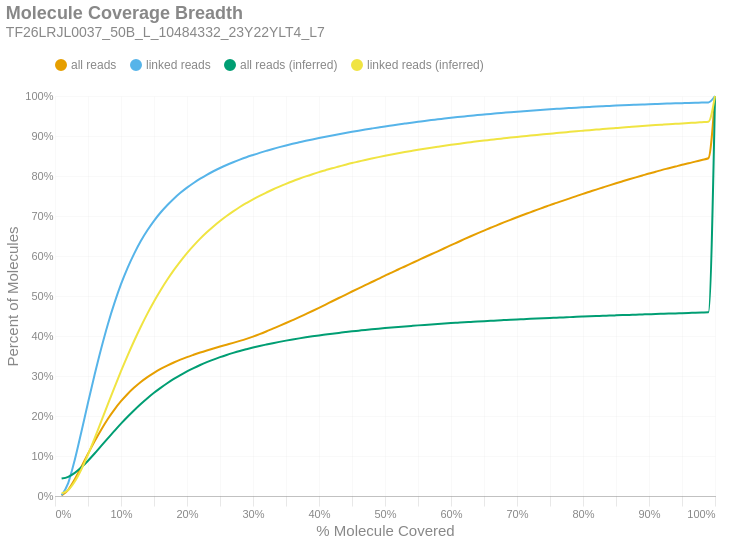

The notebook cell saved with this chart:
### Markdown cell above
### Molecule Read Coverage
This chart shows molecule coverage breadth as computed by the number of bases aligned to that molecule. In other words, "*how much of each unique long molecule is actually sequenced/aligned?*" Keep in mind there is a distinction between sequences and alignments, since some sequences belonging to a particular molecule may not align well and wouldn't appear in the alignment data. This chart also shows molecule coverage breadth as computed by the *inferred fragment* from which the aligned sequences originate. Unlike read coverage, this calculation takes into account the total insert size, including unsequenced gaps between the forward and reverse reads. Like the previous figures, these are cumulative percents.

### Code cell
if SKIPLR:
    print_html(f"Skipped")
else:
    binned_df = consolidated_hist(valids['coverage_bp'], mask, 0.01, True)
    binned_df_inf = consolidated_hist(valids['coverage_inserts'], mask, 0.01, True)
    binned_df = binned_df.with_columns(pl.lit(binned_df_inf['all reads (cumsum)']).alias('all reads (inferred)'))
    binned_df = binned_df.with_columns(pl.lit(binned_df_inf['linked reads (cumsum)']).alias('linked reads (inferred)'))
    binned_df = binned_df.with_columns(
        (pl.col('bin').cast(pl.Float64) + 0.01).alias('right_edge')
    )

    with SafeRender(binned_df):
        (
            density_plot(binned_df, 'Molecule Coverage Breadth', samplename, 'molcov', ['all reads (inferred)','linked reads (inferred)'])
            .encode(
                #x=alt.X('bin:Q', title="% Molecule Covered").axis(format = '%').scale(padding=0),
                x=alt.X('right_edge:Q', title="% Molecule Covered").axis(format='%').scale(padding=0),
                y=alt.Y('value:Q', title='Percent of Molecules')
                    .axis(format='%')
                    .stack(False)
                    .scale(domainMin=0, padding=0),
                color=alt.Color("key:N").scale(domain = ["all reads", "linked reads", "all reads (inferred)", "linked reads (inferred)"]),
                tooltip = [
                    alt.Tooltip("key:N", title = "Data Type"),
                    alt.Tooltip("range_label:N", title="% Molecule Covered"),
                    alt.Tooltip("value:Q", format = ".2%", title="% Molecules")
                ]
            )
        ).display()

### Figure 1 — Vega-Lite specification as saved in the notebook (floating-point values rounded to 4 significant figures)
{"width": "container", "height": 400, "config": {"title": {"anchor": "start", "dy": -15, "fontSize": 18, "color": "#888888", "subtitleColor": "#888888", "subtitleFontSize": 14}, "arc": {"fill": "#0072B2"}, "axis": {"domainColor": "#888888", "domainWidth": 0.5, "gridWidth": 0.2, "grid": false, "titleFontWeight": 400, "titleFontSize": 15, "labelFontSize": 11, "labelColor": "#888888", "tickColor": "#888888", "tickWidth": 0.2, "titleColor": "#888888"}, "axisBand": {"grid": false}, "axisX": {"grid": true, "tickSize": 10, "domainCap": "round"}, "axisY": {"domain": false, "grid": true, "tickSize": 0, "domainCap": "round"}, "background": "transparent", "header": {"labelFontSize": 15, "labelColor": "#888888", "titleFontSize": 15, "titleFontWeight": 600, "titleColor": "#888888"}, "legend": {"labelFont": "sans-serif", "labelFontSize": 12, "labelColor": "#888888", "symbolSize": 100, "symbolType": "circle", "titleFontSize": 12, "titlePadding": 10, "titleColor": "#888888", "title": null, "orient": "top"}, "range": {"category": ["#E69F00", "#56B4E9", "#009E73", "#F0E442", "#0072B2", "#D55E00", "#CC79A7", "#000000"], "diverging": ["#cfe8f3", "#a2d4ec", "#73bfe2", "#46abdb", "#1696d2", "#12719e"]}, "area": {"fill": "#0072B2", "fillOpacity": 0.7, "line": true, "strokeOpacity": 0.7}, "line": {"color": "#0072B2", "stroke": "#0072B2", "strokeWidth": 2}, "trail": {"color": "#0072B2", "stroke": "#0072B2", "strokeWidth": 0, "size": 1}, "point": {"filled": true, "fillOpacity": 1.0, "size": 95}, "text": {"color": "#888888", "fontSize": 11, "align": "right", "fontWeight": 400, "size": 11}, "bar": {"fill": "#0072B2", "stroke": null}, "view": {"stroke": null, "continuousWidth": 660, "continuousHeight": 400}}, "data": {"name": "data-8d6f22c2dcd47e02ef6384de18edeb45"}, "mark": {"type": "line", "interpolate": "monotone", "point": {"opacity": 0, "size": 275}}, "encoding": {"color": {"field": "key", "scale": {"domain": ["all reads", "linked reads", "all reads (inferred)", "linked reads (inferred)"]}, "type": "nominal"}, "tooltip": [{"field": "key", "title": "Data Type", "type": "nominal"}, {"field": "range_label", "title": "% Molecule Covered", "type": "nominal"}, {"field": "value", "format": ".2%", "title": "% Molecules", "type": "quantitative"}], "x": {"axis": {"format": "%"}, "field": "right_edge", "scale": {"padding": 0}, "title": "% Molecule Covered", "type": "quantitative"}, "y": {"axis": {"format": "%"}, "field": "value", "scale": {"domainMin": 0, "padding": 0}, "stack": false, "title": "Percent of Molecules", "type": "quantitative"}}, "params": [{"name": "param_c36ac31b6afebe62", "select": {"type": "point", "fields": ["key"]}, "bind": "legend"}], "title": {"text": "Molecule Coverage Breadth", "subtitle": "TF26LRJL0037_50B_L_10484332_23Y22YLT4_L7"}, "transform": [{"fold": ["all reads (cumsum)", "linked reads (cumsum)", "all reads (inferred)", "linked reads (inferred)"]}, {"calculate": "replace(datum.key, ' (cumsum)', '')", "as": "key"}, {"filter": {"param": "param_c36ac31b6afebe62"}}], "usermeta": {"embedOptions": {"downloadFileName": "TF26LRJL0037_50B_L_10484332_23Y22YLT4_L7.molcov"}}, "$schema": "https://vega.github.io/schema/vega-lite/v6.4.1.json", "datasets": {"data-8d6f22c2dcd47e02ef6384de18edeb45": [{"bin": "0.0", "interval": "0.0-0.01", "all reads": 0.00117, "linked reads": 0.001886, "all reads (cumsum)": 0.00117, "linked reads (cumsum)": 0.001886, "range_label": "0.0-0.01", "all reads (inferred)": 0.04353, "linked reads (inferred)": 0.006502, "right_edge": 0.01}, {"bin": "0.01", "interval": "0.01-0.02", "all reads": 0.01442, "linked reads": 0.0305, "all reads (cumsum)": 0.01559, "linked reads (cumsum)": 0.03239, "range_label": "0.01-0.02", "all reads (inferred)": 0.04793, "linked reads (inferred)": 0.01496, "right_edge": 0.02}, {"bin": "0.02", "interval": "0.02-0.03", "all reads": 0.02647, "linked reads": 0.05828, "all reads (cumsum)": 0.04206, "linked reads (cumsum)": 0.09067, "range_label": "0.02-0.03", "all reads (inferred)": 0.05784, "linked reads (inferred)": 0.03624, "right_edge": 0.03}, {"bin": "0.03", "interval": "0.03-0.04", "all reads": 0.03126, "linked reads": 0.06994, "all reads (cumsum)": 0.07332, "linked reads (cumsum)": 0.1606, "range_label": "0.03-0.04", "all reads (inferred)": 0.07177, "linked reads (inferred)": 0.06692, "right_edge": 0.04}, {"bin": "0.04", "interval": "0.04-0.05", "all reads": 0.0322, "linked reads": 0.07234, "all reads (cumsum)": 0.1055, "linked reads (cumsum)": 0.2329, "range_label": "0.04-0.05", "all reads (inferred)": 0.08822, "linked reads (inferred)": 0.1035, "right_edge": 0.05}, {"bin": "0.05", "interval": "0.05-0.06", "all reads": 0.03106, "linked reads": 0.07, "all reads (cumsum)": 0.1366, "linked reads (cumsum)": 0.3029, "range_label": "0.05-0.06", "all reads (inferred)": 0.1063, "linked reads (inferred)": 0.1439, "right_edge": 0.06}, {"bin": "0.06", "interval": "0.06-0.07", "all reads": 0.02914, "linked reads": 0.0658, "all reads (cumsum)": 0.1657, "linked reads (cumsum)": 0.3687, "range_label": "0.06-0.07", "all reads (inferred)": 0.1252, "linked reads (inferred)": 0.1865, "right_edge": 0.07}, {"bin": "0.07", "interval": "0.07-0.08", "all reads": 0.02668, "linked reads": 0.06023, "all reads (cumsum)": 0.1924, "linked reads (cumsum)": 0.429, "range_label": "0.07-0.08", "all reads (inferred)": 0.144, "linked reads (inferred)": 0.2289, "right_edge": 0.08}, {"bin": "0.08", "interval": "0.08-0.09", "all reads": 0.02363, "linked reads": 0.05326, "all reads (cumsum)": 0.216, "linked reads (cumsum)": 0.4822, "range_label": "0.08-0.09", "all reads (inferred)": 0.1627, "linked reads (inferred)": 0.2709, "right_edge": 0.09}, {"bin": "0.09", "interval": "0.09-0.1", "all reads": 0.02095, "linked reads": 0.04723, "all reads (cumsum)": 0.237, "linked reads (cumsum)": 0.5295, "range_label": "0.09-0.1", "all reads (inferred)": 0.1809, "linked reads (inferred)": 0.312, "right_edge": 0.1}, {"bin": "0.1", "interval": "0.1-0.11", "all reads": 0.01818, "linked reads": 0.04088, "all reads (cumsum)": 0.2552, "linked reads (cumsum)": 0.5703, "range_label": "0.1-0.11", "all reads (inferred)": 0.1981, "linked reads (inferred)": 0.351, "right_edge": 0.11}, {"bin": "0.11", "interval": "0.11-0.12", "all reads": 0.01586, "linked reads": 0.03556, "all reads (cumsum)": 0.271, "linked reads (cumsum)": 0.6059, "range_label": "0.11-0.12", "all reads (inferred)": 0.2146, "linked reads (inferred)": 0.3881, "right_edge": 0.12}, {"bin": "0.12", "interval": "0.12-0.13", "all reads": 0.01407, "linked reads": 0.03144, "all reads (cumsum)": 0.2851, "linked reads (cumsum)": 0.6373, "range_label": "0.12-0.13", "all reads (inferred)": 0.23, "linked reads (inferred)": 0.4231, "right_edge": 0.13}, {"bin": "0.13", "interval": "0.13-0.14", "all reads": 0.01215, "linked reads": 0.02692, "all reads (cumsum)": 0.2972, "linked reads (cumsum)": 0.6643, "range_label": "0.13-0.14", "all reads (inferred)": 0.2445, "linked reads (inferred)": 0.4559, "right_edge": 0.14}, {"bin": "0.14", "interval": "0.14-0.15", "all reads": 0.01082, "linked reads": 0.02371, "all reads (cumsum)": 0.3081, "linked reads (cumsum)": 0.688, "range_label": "0.14-0.15", "all reads (inferred)": 0.258, "linked reads (inferred)": 0.4864, "right_edge": 0.15}, {"bin": "0.15", "interval": "0.15-0.16", "all reads": 0.009502, "linked reads": 0.02075, "all reads (cumsum)": 0.3176, "linked reads (cumsum)": 0.7087, "range_label": "0.15-0.16", "all reads (inferred)": 0.2704, "linked reads (inferred)": 0.5145, "right_edge": 0.16}, {"bin": "0.16", "interval": "0.16-0.17", "all reads": 0.008468, "linked reads": 0.01816, "all reads (cumsum)": 0.326, "linked reads (cumsum)": 0.7269, "range_label": "0.16-0.17", "all reads (inferred)": 0.282, "linked reads (inferred)": 0.5406, "right_edge": 0.17}, {"bin": "0.17", "interval": "0.17-0.18", "all reads": 0.007775, "linked reads": 0.01646, "all reads (cumsum)": 0.3338, "linked reads (cumsum)": 0.7433, "range_label": "0.17-0.18", "all reads (inferred)": 0.2927, "linked reads (inferred)": 0.5648, "right_edge": 0.18}, {"bin": "0.18", "interval": "0.18-0.19", "all reads": 0.007035, "linked reads": 0.0146, "all reads (cumsum)": 0.3408, "linked reads (cumsum)": 0.7579, "range_label": "0.18-0.19", "all reads (inferred)": 0.3025, "linked reads (inferred)": 0.5868, "right_edge": 0.19}, {"bin": "0.19", "interval": "0.19-0.2", "all reads": 0.006429, "linked reads": 0.01306, "all reads (cumsum)": 0.3473, "linked reads (cumsum)": 0.771, "range_label": "0.19-0.2", "all reads (inferred)": 0.3116, "linked reads (inferred)": 0.6074, "right_edge": 0.2}, {"bin": "0.2", "interval": "0.2-0.21", "all reads": 0.005776, "linked reads": 0.01158, "all reads (cumsum)": 0.353, "linked reads (cumsum)": 0.7826, "range_label": "0.2-0.21", "all reads (inferred)": 0.3198, "linked reads (inferred)": 0.626, "right_edge": 0.21}, {"bin": "0.21", "interval": "0.21-0.22", "all reads": 0.005538, "linked reads": 0.01075, "all reads (cumsum)": 0.3586, "linked reads (cumsum)": 0.7933, "range_label": "0.21-0.22", "all reads (inferred)": 0.3275, "linked reads (inferred)": 0.6434, "right_edge": 0.22}, {"bin": "0.22", "interval": "0.22-0.23", "all reads": 0.005204, "linked reads": 0.009758, "all reads (cumsum)": 0.3638, "linked reads (cumsum)": 0.8031, "range_label": "0.22-0.23", "all reads (inferred)": 0.3345, "linked reads (inferred)": 0.6593, "right_edge": 0.23}, {"bin": "0.23", "interval": "0.23-0.24", "all reads": 0.004998, "linked reads": 0.008778, "all reads (cumsum)": 0.3688, "linked reads (cumsum)": 0.8119, "range_label": "0.23-0.24", "all reads (inferred)": 0.341, "linked reads (inferred)": 0.6739, "right_edge": 0.24}, {"bin": "0.24", "interval": "0.24-0.25", "all reads": 0.004895, "linked reads": 0.008202, "all reads (cumsum)": 0.3737, "linked reads (cumsum)": 0.8201, "range_label": "0.24-0.25", "all reads (inferred)": 0.3471, "linked reads (inferred)": 0.6875, "right_edge": 0.25}, {"bin": "0.25", "interval": "0.25-0.26", "all reads": 0.004622, "linked reads": 0.007485, "all reads (cumsum)": 0.3783, "linked reads (cumsum)": 0.8276, "range_label": "0.25-0.26", "all reads (inferred)": 0.3526, "linked reads (inferred)": 0.6999, "right_edge": 0.26}, {"bin": "0.26", "interval": "0.26-0.27", "all reads": 0.004599, "linked reads": 0.006863, "all reads (cumsum)": 0.3829, "linked reads (cumsum)": 0.8344, "range_label": "0.26-0.27", "all reads (inferred)": 0.3577, "linked reads (inferred)": 0.7115, "right_edge": 0.27}, {"bin": "0.27", "interval": "0.27-0.28", "all reads": 0.004887, "linked reads": 0.006516, "all reads (cumsum)": 0.3878, "linked reads (cumsum)": 0.8409, "range_label": "0.27-0.28", "all reads (inferred)": 0.3626, "linked reads (inferred)": 0.7224, "right_edge": 0.28}, {"bin": "0.28", "interval": "0.28-0.29", "all reads": 0.005133, "linked reads": 0.0061, "all reads (cumsum)": 0.3929, "linked reads (cumsum)": 0.847, "range_label": "0.28-0.29", "all reads (inferred)": 0.367, "linked reads (inferred)": 0.7323, "right_edge": 0.29}, {"bin": "0.29", "interval": "0.29-0.3", "all reads": 0.005542, "linked reads": 0.005543, "all reads (cumsum)": 0.3985, "linked reads (cumsum)": 0.8526, "range_label": "0.29-0.3", "all reads (inferred)": 0.3711, "linked reads (inferred)": 0.7416, "right_edge": 0.3}, {"bin": "0.3", "interval": "0.3-0.31", "all reads": 0.006202, "linked reads": 0.005344, "all reads (cumsum)": 0.4047, "linked reads (cumsum)": 0.8579, "range_label": "0.3-0.31", "all reads (inferred)": 0.375, "linked reads (inferred)": 0.7503, "right_edge": 0.31}, {"bin": "0.31", "interval": "0.31-0.32", "all reads": 0.006666, "linked reads": 0.004951, "all reads (cumsum)": 0.4113, "linked reads (cumsum)": 0.8629, "range_label": "0.31-0.32", "all reads (inferred)": 0.3786, "linked reads (inferred)": 0.7584, "right_edge": 0.32}, {"bin": "0.32", "interval": "0.32-0.33", "all reads": 0.007007, "linked reads": 0.004805, "all reads (cumsum)": 0.4183, "linked reads (cumsum)": 0.8677, "range_label": "0.32-0.33", "all reads (inferred)": 0.3821, "linked reads (inferred)": 0.7663, "right_edge": 0.33}, {"bin": "0.33", "interval": "0.33-0.34", "all reads": 0.006984, "linked reads": 0.004469, "all reads (cumsum)": 0.4253, "linked reads (cumsum)": 0.8721, "range_label": "0.33-0.34", "all reads (inferred)": 0.3853, "linked reads (inferred)": 0.7736, "right_edge": 0.34}, {"bin": "0.34", "interval": "0.34-0.35", "all reads": 0.007103, "linked reads": 0.004235, "all reads (cumsum)": 0.4324, "linked reads (cumsum)": 0.8764, "range_label": "0.34-0.35", "all reads (inferred)": 0.3884, "linked reads (inferred)": 0.7805, "right_edge": 0.35}, {"bin": "0.35", "interval": "0.35-0.36", "all reads": 0.007257, "linked reads": 0.004043, "all reads (cumsum)": 0.4397, "linked reads (cumsum)": 0.8804, "range_label": "0.35-0.36", "all reads (inferred)": 0.3913, "linked reads (inferred)": 0.787, "right_edge": 0.36}, {"bin": "0.36", "interval": "0.36-0.37", "all reads": 0.007376, "linked reads": 0.003784, "all reads (cumsum)": 0.4471, "linked reads (cumsum)": 0.8842, "range_label": "0.36-0.37", "all reads (inferred)": 0.3941, "linked reads (inferred)": 0.7931, "right_edge": 0.37}, {"bin": "0.37", "interval": "0.37-0.38", "all reads": 0.007677, "linked reads": 0.003734, "all reads (cumsum)": 0.4547, "linked reads (cumsum)": 0.8879, "range_label": "0.37-0.38", "all reads (inferred)": 0.3967, "linked reads (inferred)": 0.799, "right_edge": 0.38}, {"bin": "0.38", "interval": "0.38-0.39", "all reads": 0.007741, "linked reads": 0.003546, "all reads (cumsum)": 0.4625, "linked reads (cumsum)": 0.8915, "range_label": "0.38-0.39", "all reads (inferred)": 0.3992, "linked reads (inferred)": 0.8045, "right_edge": 0.39}, {"bin": "0.39", "interval": "0.39-0.4", "all reads": 0.00799, "linked reads": 0.003391, "all reads (cumsum)": 0.4705, "linked reads (cumsum)": 0.8949, "range_label": "0.39-0.4", "all reads (inferred)": 0.4015, "linked reads (inferred)": 0.8097, "right_edge": 0.4}, {"bin": "0.4", "interval": "0.4-0.41", "all reads": 0.008139, "linked reads": 0.003272, "all reads (cumsum)": 0.4786, "linked reads (cumsum)": 0.8981, "range_label": "0.4-0.41", "all reads (inferred)": 0.4037, "linked reads (inferred)": 0.8146, "right_edge": 0.41}, {"bin": "0.41", "interval": "0.41-0.42", "all reads": 0.008278, "linked reads": 0.00318, "all reads (cumsum)": 0.4869, "linked reads (cumsum)": 0.9013, "range_label": "0.41-0.42", "all reads (inferred)": 0.4058, "linked reads (inferred)": 0.8194, "right_edge": 0.42}, {"bin": "0.42", "interval": "0.42-0.43", "all reads": 0.008125, "linked reads": 0.003092, "all reads (cumsum)": 0.495, "linked reads (cumsum)": 0.9044, "range_label": "0.42-0.43", "all reads (inferred)": 0.4078, "linked reads (inferred)": 0.8237, "right_edge": 0.43}, {"bin": "0.43", "interval": "0.43-0.44", "all reads": 0.007995, "linked reads": 0.003001, "all reads (cumsum)": 0.503, "linked reads (cumsum)": 0.9074, "range_label": "0.43-0.44", "all reads (inferred)": 0.4097, "linked reads (inferred)": 0.8281, "right_edge": 0.44}, {"bin": "0.44", "interval": "0.44-0.45", "all reads": 0.008233, "linked reads": 0.00298, "all reads (cumsum)": 0.5112, "linked reads (cumsum)": 0.9104, "range_label": "0.44-0.45", "all reads (inferred)": 0.4116, "linked reads (inferred)": 0.8323, "right_edge": 0.45}, {"bin": "0.45", "interval": "0.45-0.46", "all reads": 0.00804, "linked reads": 0.002907, "all reads (cumsum)": 0.5193, "linked reads (cumsum)": 0.9133, "range_label": "0.45-0.46", "all reads (inferred)": 0.4134, "linked reads (inferred)": 0.8361, "right_edge": 0.46}, {"bin": "0.46", "interval": "0.46-0.47", "all reads": 0.007822, "linked reads": 0.002757, "all reads (cumsum)": 0.5271, "linked reads (cumsum)": 0.9161, "range_label": "0.46-0.47", "all reads (inferred)": 0.4151, "linked reads (inferred)": 0.84, "right_edge": 0.47}, {"bin": "0.47", "interval": "0.47-0.48", "all reads": 0.007925, "linked reads": 0.002665, "all reads (cumsum)": 0.535, "linked reads (cumsum)": 0.9187, "range_label": "0.47-0.48", "all reads (inferred)": 0.4167, "linked reads (inferred)": 0.8437, "right_edge": 0.48}, {"bin": "0.48", "interval": "0.48-0.49", "all reads": 0.007656, "linked reads": 0.002646, "all reads (cumsum)": 0.5427, "linked reads (cumsum)": 0.9214, "range_label": "0.48-0.49", "all reads (inferred)": 0.4183, "linked reads (inferred)": 0.8472, "right_edge": 0.49}, {"bin": "0.49", "interval": "0.49-0.5", "all reads": 0.008477, "linked reads": 0.002595, "all reads (cumsum)": 0.5512, "linked reads (cumsum)": 0.924, "range_label": "0.49-0.5", "all reads (inferred)": 0.4198, "linked reads (inferred)": 0.8506, "right_edge": 0.5}, {"bin": "0.5", "interval": "0.5-0.51", "all reads": 0.007099, "linked reads": 0.002417, "all reads (cumsum)": 0.5582, "linked reads (cumsum)": 0.9264, "range_label": "0.5-0.51", "all reads (inferred)": 0.4213, "linked reads (inferred)": 0.8537, "right_edge": 0.51}, {"bin": "0.51", "interval": "0.51-0.52", "all reads": 0.007984, "linked reads": 0.002401, "all reads (cumsum)": 0.5662, "linked reads (cumsum)": 0.9288, "range_label": "0.51-0.52", "all reads (inferred)": 0.4227, "linked reads (inferred)": 0.8568, "right_edge": 0.52}, {"bin": "0.52", "interval": "0.52-0.53", "all reads": 0.007598, "linked reads": 0.002282, "all reads (cumsum)": 0.5738, "linked reads (cumsum)": 0.9311, "range_label": "0.52-0.53", "all reads (inferred)": 0.424, "linked reads (inferred)": 0.8597, "right_edge": 0.53}, {"bin": "0.53", "interval": "0.53-0.54", "all reads": 0.007701, "linked reads": 0.002251, "all reads (cumsum)": 0.5815, "linked reads (cumsum)": 0.9333, "range_label": "0.53-0.54", "all reads (inferred)": 0.4253, "linked reads (inferred)": 0.8626, "right_edge": 0.54}, {"bin": "0.54", "interval": "0.54-0.55", "all reads": 0.007616, "linked reads": 0.002154, "all reads (cumsum)": 0.5891, "linked reads (cumsum)": 0.9355, "range_label": "0.54-0.55", "all reads (inferred)": 0.4266, "linked reads (inferred)": 0.8654, "right_edge": 0.55}, {"bin": "0.55", "interval": "0.55-0.56", "all reads": 0.007769, "linked reads": 0.002228, "all reads (cumsum)": 0.5969, "linked reads (cumsum)": 0.9377, "range_label": "0.55-0.56", "all reads (inferred)": 0.4278, "linked reads (inferred)": 0.8681, "right_edge": 0.56}, {"bin": "0.56", "interval": "0.56-0.57", "all reads": 0.007496, "linked reads": 0.002017, "all reads (cumsum)": 0.6044, "linked reads (cumsum)": 0.9397, "range_label": "0.56-0.57", "all reads (inferred)": 0.4289, "linked reads (inferred)": 0.8707, "right_edge": 0.57}, {"bin": "0.57", "interval": "0.57-0.58", "all reads": 0.007355, "linked reads": 0.001879, "all reads (cumsum)": 0.6118, "linked reads (cumsum)": 0.9416, "range_label": "0.57-0.58", "all reads (inferred)": 0.4301, "linked reads (inferred)": 0.8732, "right_edge": 0.58}, {"bin": "0.58", "interval": "0.58-0.59", "all reads": 0.007546, "linked reads": 0.001969, "all reads (cumsum)": 0.6193, "linked reads (cumsum)": 0.9436, "range_label": "0.58-0.59", "all reads (inferred)": 0.4312, "linked reads (inferred)": 0.8756, "right_edge": 0.59}, {"bin": "0.59", "interval": "0.59-0.6", "all reads": 0.007687, "linked reads": 0.001905, "all reads (cumsum)": 0.627, "linked reads (cumsum)": 0.9455, "range_label": "0.59-0.6", "all reads (inferred)": 0.4323, "linked reads (inferred)": 0.878, "right_edge": 0.6}, {"bin": "0.6", "interval": "0.6-0.61", "all reads": 0.007379, "linked reads": 0.001774, "all reads (cumsum)": 0.6344, "linked reads (cumsum)": 0.9472, "range_label": "0.6-0.61", "all reads (inferred)": 0.4333, "linked reads (inferred)": 0.8802, "right_edge": 0.61}, {"bin": "0.61", "interval": "0.61-0.62", "all reads": 0.007582, "linked reads": 0.001702, "all reads (cumsum)": 0.642, "linked reads (cumsum)": 0.949, "range_label": "0.61-0.62", "all reads (inferred)": 0.4343, "linked reads (inferred)": 0.8824, "right_edge": 0.62}, {"bin": "0.62", "interval": "0.62-0.63", "all reads": 0.007343, "linked reads": 0.001601, "all reads (cumsum)": 0.6493, "linked reads (cumsum)": 0.9506, "range_label": "0.62-0.63", "all reads (inferred)": 0.4353, "linked reads (inferred)": 0.8845, "right_edge": 0.63}, {"bin": "0.63", "interval": "0.63-0.64", "all reads": 0.007208, "linked reads": 0.001669, "all reads (cumsum)": 0.6565, "linked reads (cumsum)": 0.9522, "range_label": "0.63-0.64", "all reads (inferred)": 0.4363, "linked reads (inferred)": 0.8867, "right_edge": 0.64}, {"bin": "0.64", "interval": "0.64-0.65", "all reads": 0.006949, "linked reads": 0.001515, "all reads (cumsum)": 0.6635, "linked reads (cumsum)": 0.9537, "range_label": "0.64-0.65", "all reads (inferred)": 0.4372, "linked reads (inferred)": 0.8886, "right_edge": 0.65}, {"bin": "0.65", "interval": "0.65-0.66", "all reads": 0.007123, "linked reads": 0.001537, "all reads (cumsum)": 0.6706, "linked reads (cumsum)": 0.9553, "range_label": "0.65-0.66", "all reads (inferred)": 0.438, "linked reads (inferred)": 0.8905, "right_edge": 0.66}, {"bin": "0.66", "interval": "0.66-0.67", "all reads": 0.006669, "linked reads": 0.001386, "all reads (cumsum)": 0.6773, "linked reads (cumsum)": 0.9567, "range_label": "0.66-0.67", "all reads (inferred)": 0.4389, "linked reads (inferred)": 0.8924, "right_edge": 0.67}, {"bin": "0.67", "interval": "0.67-0.68", "all reads": 0.006733, "linked reads": 0.001423, "all reads (cumsum)": 0.684, "linked reads (cumsum)": 0.9581, "range_label": "0.67-0.68", "all reads (inferred)": 0.4397, "linked reads (inferred)": 0.8942, "right_edge": 0.68}, {"bin": "0.68", "interval": "0.68-0.69", "all reads": 0.006497, "linked reads": 0.001416, "all reads (cumsum)": 0.6905, "linked reads (cumsum)": 0.9595, "range_label": "0.68-0.69", "all reads (inferred)": 0.4406, "linked reads (inferred)": 0.896, "right_edge": 0.69}, {"bin": "0.69", "interval": "0.69-0.7", "all reads": 0.006433, "linked reads": 0.001355, "all reads (cumsum)": 0.6969, "linked reads (cumsum)": 0.9609, "range_label": "0.69-0.7", "all reads (inferred)": 0.4414, "linked reads (inferred)": 0.8978, "right_edge": 0.7}, {"bin": "0.7", "interval": "0.7-0.71", "all reads": 0.006171, "linked reads": 0.001216, "all reads (cumsum)": 0.7031, "linked reads (cumsum)": 0.9621, "range_label": "0.7-0.71", "all reads (inferred)": 0.4421, "linked reads (inferred)": 0.8994, "right_edge": 0.71}, {"bin": "0.71", "interval": "0.71-0.72", "all reads": 0.006065, "linked reads": 0.001292, "all reads (cumsum)": 0.7092, "linked reads (cumsum)": 0.9634, "range_label": "0.71-0.72", "all reads (inferred)": 0.4429, "linked reads (inferred)": 0.9011, "right_edge": 0.72}, {"bin": "0.72", "interval": "0.72-0.73", "all reads": 0.006171, "linked reads": 0.001227, "all reads (cumsum)": 0.7153, "linked reads (cumsum)": 0.9646, "range_label": "0.72-0.73", "all reads (inferred)": 0.4437, "linked reads (inferred)": 0.9027, "right_edge": 0.73}, {"bin": "0.73", "interval": "0.73-0.74", "all reads": 0.005913, "linked reads": 0.001144, "all reads (cumsum)": 0.7212, "linked reads (cumsum)": 0.9657, "range_label": "0.73-0.74", "all reads (inferred)": 0.4444, "linked reads (inferred)": 0.9043, "right_edge": 0.74}, {"bin": "0.74", "interval": "0.74-0.75", "all reads": 0.006087, "linked reads": 0.00109, "all reads (cumsum)": 0.7273, "linked reads (cumsum)": 0.9668, "range_label": "0.74-0.75", "all reads (inferred)": 0.4451, "linked reads (inferred)": 0.9058, "right_edge": 0.75}, {"bin": "0.75", "interval": "0.75-0.76", "all reads": 0.005551, "linked reads": 0.001011, "all reads (cumsum)": 0.7329, "linked reads (cumsum)": 0.9678, "range_label": "0.75-0.76", "all reads (inferred)": 0.4458, "linked reads (inferred)": 0.9074, "right_edge": 0.76}, {"bin": "0.76", "interval": "0.76-0.77", "all reads": 0.005694, "linked reads": 0.001044, "all reads (cumsum)": 0.7386, "linked reads (cumsum)": 0.9689, "range_label": "0.76-0.77", "all reads (inferred)": 0.4465, "linked reads (inferred)": 0.9089, "right_edge": 0.77}, {"bin": "0.77", "interval": "0.77-0.78", "all reads": 0.005598, "linked reads": 0.0009895, "all reads (cumsum)": 0.7442, "linked reads (cumsum)": 0.9699, "range_label": "0.77-0.78", "all reads (inferred)": 0.4472, "linked reads (inferred)": 0.9103, "right_edge": 0.78}, {"bin": "0.78", "interval": "0.78-0.79", "all reads": 0.00554, "linked reads": 0.0009676, "all reads (cumsum)": 0.7497, "linked reads (cumsum)": 0.9708, "range_label": "0.78-0.79", "all reads (inferred)": 0.4479, "linked reads (inferred)": 0.9119, "right_edge": 0.79}, {"bin": "0.79", "interval": "0.79-0.8", "all reads": 0.005723, "linked reads": 0.0008926, "all reads (cumsum)": 0.7554, "linked reads (cumsum)": 0.9717, "range_label": "0.79-0.8", "all reads (inferred)": 0.4485, "linked reads (inferred)": 0.9133, "right_edge": 0.8}, {"bin": "0.8", "interval": "0.8-0.81", "all reads": 0.005297, "linked reads": 0.0008696, "all reads (cumsum)": 0.7607, "linked reads (cumsum)": 0.9726, "range_label": "0.8-0.81", "all reads (inferred)": 0.4492, "linked reads (inferred)": 0.9146, "right_edge": 0.81}, {"bin": "0.81", "interval": "0.81-0.82", "all reads": 0.00524, "linked reads": 0.0008707, "all reads (cumsum)": 0.766, "linked reads (cumsum)": 0.9735, "range_label": "0.81-0.82", "all reads (inferred)": 0.4498, "linked reads (inferred)": 0.916, "right_edge": 0.82}, {"bin": "0.82", "interval": "0.82-0.83", "all reads": 0.005395, "linked reads": 0.0008407, "all reads (cumsum)": 0.7714, "linked reads (cumsum)": 0.9743, "range_label": "0.82-0.83", "all reads (inferred)": 0.4504, "linked reads (inferred)": 0.9172, "right_edge": 0.83}, {"bin": "0.83", "interval": "0.83-0.84", "all reads": 0.005315, "linked reads": 0.0008223, "all reads (cumsum)": 0.7767, "linked reads (cumsum)": 0.9751, "range_label": "0.83-0.84", "all reads (inferred)": 0.451, "linked reads (inferred)": 0.9186, "right_edge": 0.84}, {"bin": "0.84", "interval": "0.84-0.85", "all reads": 0.005093, "linked reads": 0.000835, "all reads (cumsum)": 0.7818, "linked reads (cumsum)": 0.976, "range_label": "0.84-0.85", "all reads (inferred)": 0.4516, "linked reads (inferred)": 0.9199, "right_edge": 0.85}, {"bin": "0.85", "interval": "0.85-0.86", "all reads": 0.005003, "linked reads": 0.000775, "all reads (cumsum)": 0.7868, "linked reads (cumsum)": 0.9767, "range_label": "0.85-0.86", "all reads (inferred)": 0.4522, "linked reads (inferred)": 0.9212, "right_edge": 0.86}, {"bin": "0.86", "interval": "0.86-0.87", "all reads": 0.004967, "linked reads": 0.0007254, "all reads (cumsum)": 0.7917, "linked reads (cumsum)": 0.9775, "range_label": "0.86-0.87", "all reads (inferred)": 0.4528, "linked reads (inferred)": 0.9224, "right_edge": 0.87}, {"bin": "0.87", "interval": "0.87-0.88", "all reads": 0.004879, "linked reads": 0.0006839, "all reads (cumsum)": 0.7966, "linked reads (cumsum)": 0.9782, "range_label": "0.87-0.88", "all reads (inferred)": 0.4533, "linked reads (inferred)": 0.9236, "right_edge": 0.88}, {"bin": "0.88", "interval": "0.88-0.89", "all reads": 0.004757, "linked reads": 0.0006724, "all reads (cumsum)": 0.8014, "linked reads (cumsum)": 0.9788, "range_label": "0.88-0.89", "all reads (inferred)": 0.4539, "linked reads (inferred)": 0.9249, "right_edge": 0.89}, {"bin": "0.89", "interval": "0.89-0.9", "all reads": 0.004738, "linked reads": 0.0006597, "all reads (cumsum)": 0.8061, "linked reads (cumsum)": 0.9795, "range_label": "0.89-0.9", "all reads (inferred)": 0.4545, "linked reads (inferred)": 0.9261, "right_edge": 0.9}, {"bin": "0.9", "interval": "0.9-0.91", "all reads": 0.004374, "linked reads": 0.000587, "all reads (cumsum)": 0.8105, "linked reads (cumsum)": 0.9801, "range_label": "0.9-0.91", "all reads (inferred)": 0.455, "linked reads (inferred)": 0.9272, "right_edge": 0.91}, {"bin": "0.91", "interval": "0.91-0.92", "all reads": 0.004884, "linked reads": 0.0005824, "all reads (cumsum)": 0.8154, "linked reads (cumsum)": 0.9807, "range_label": "0.91-0.92", "all reads (inferred)": 0.4555, "linked reads (inferred)": 0.9283, "right_edge": 0.92}, {"bin": "0.92", "interval": "0.92-0.93", "all reads": 0.004011, "linked reads": 0.0005409, "all reads (cumsum)": 0.8194, "linked reads (cumsum)": 0.9812, "range_label": "0.92-0.93", "all reads (inferred)": 0.456, "linked reads (inferred)": 0.9294, "right_edge": 0.93}, {"bin": "0.93", "interval": "0.93-0.94", "all reads": 0.004257, "linked reads": 0.0005247, "all reads (cumsum)": 0.8236, "linked reads (cumsum)": 0.9817, "range_label": "0.93-0.94", "all reads (inferred)": 0.4565, "linked reads (inferred)": 0.9304, "right_edge": 0.94}, {"bin": "0.94", "interval": "0.94-0.95", "all reads": 0.00438, "linked reads": 0.0004486, "all reads (cumsum)": 0.828, "linked reads (cumsum)": 0.9822, "range_label": "0.94-0.95", "all reads (inferred)": 0.4571, "linked reads (inferred)": 0.9315, "right_edge": 0.95}, {"bin": "0.95", "interval": "0.95-0.96", "all reads": 0.003736, "linked reads": 0.0004775, "all reads (cumsum)": 0.8318, "linked reads (cumsum)": 0.9826, "range_label": "0.95-0.96", "all reads (inferred)": 0.4576, "linked reads (inferred)": 0.9325, "right_edge": 0.96}, {"bin": "0.96", "interval": "0.96-0.97", "all reads": 0.00421, "linked reads": 0.0004498, "all reads (cumsum)": 0.836, "linked reads (cumsum)": 0.9831, "range_label": "0.96-0.97", "all reads (inferred)": 0.4581, "linked reads (inferred)": 0.9334, "right_edge": 0.97}, {"bin": "0.97", "interval": "0.97-0.98", "all reads": 0.004238, "linked reads": 0.0004267, "all reads (cumsum)": 0.8402, "linked reads (cumsum)": 0.9835, "range_label": "0.97-0.98", "all reads (inferred)": 0.4586, "linked reads (inferred)": 0.9344, "right_edge": 0.98}, {"bin": "0.98", "interval": "0.98-0.99", "all reads": 0.004155, "linked reads": 0.0004728, "all reads (cumsum)": 0.8444, "linked reads (cumsum)": 0.984, "range_label": "0.98-0.99", "all reads (inferred)": 0.4591, "linked reads (inferred)": 0.9354, "right_edge": 0.99}, {"bin": "0.99", "interval": "0.99-1.0", "all reads": 0.1556, "linked reads": 0.01601, "all reads (cumsum)": 1.0, "linked reads (cumsum)": 1.0, "range_label": "0.99-1.0", "all reads (inferred)": 1.0, "linked reads (inferred)": 1.0, "right_edge": 1.0}]}}
